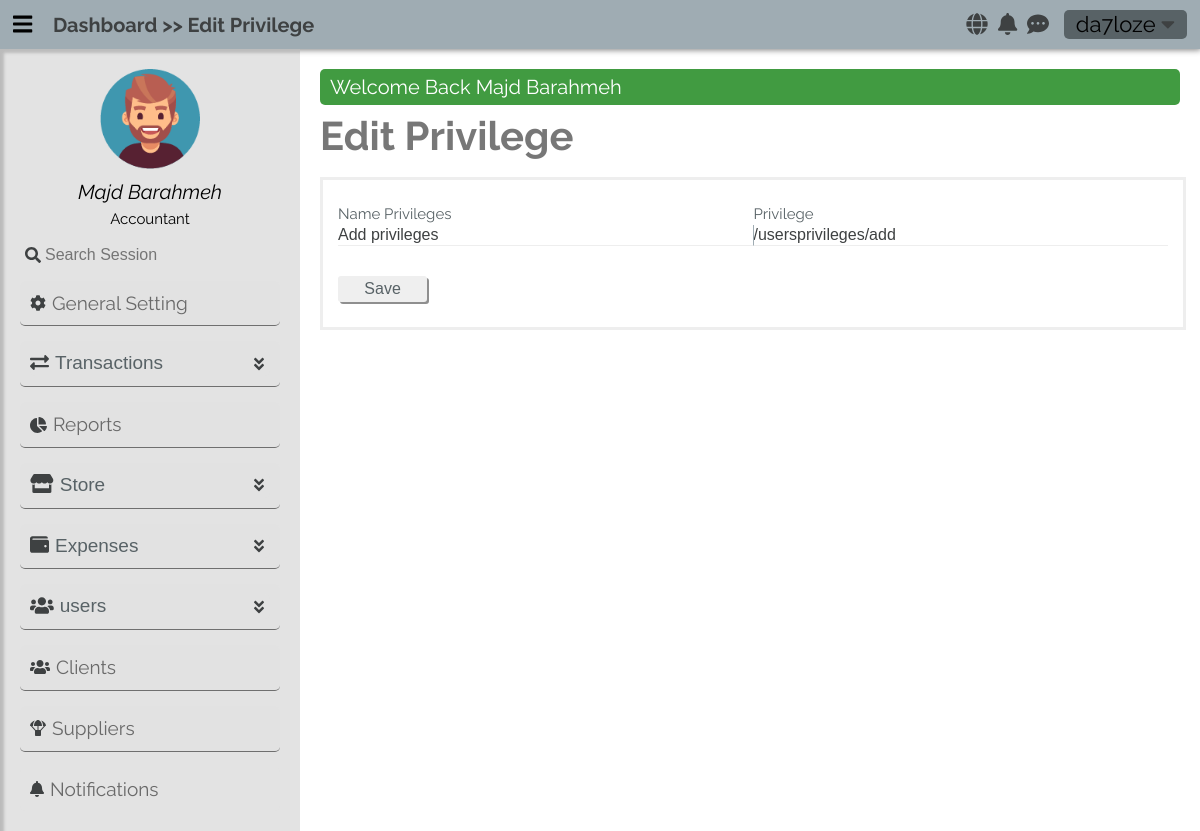
Screenshot of /usersprivileges/edit/36 (signed in) with the database file from the repository.
### tables this page shows
CREATE TABLE `users_privileges` (
  `PrivilegeId` tinyint(3) UNSIGNED NOT NULL,
  `Privilege` varchar(30) NOT NULL,
  `PrivilegeTitle` varchar(30) NOT NULL
);

### app/controllers/abstractcontroller.php (called while the page is built, shortened)
<?php
abstract class AbstractController
{
    protected $_controller;
    protected $_action;
    public $_info = [];
    protected Template $_template;
    protected Registration $_registry;
    private function mergeInfo(): void
    {
        $dictionaryLanguage = $this->language->getDictionary();
        if (isset($dictionaryLanguage) && !empty($dictionaryLanguage))
            $this->_info = array_merge($this->_info, $dictionaryLanguage);
    }
    protected function _renderView(): void
    {
        $view = VIEWS_PATH .$this->_controller . DS . $this->_action . ".view.php";
        $this->_template->setRegistry($this->_registry);
        $this->_template->setActionViewFile($view);
        $this->_template->setData($this->_info);
        $this->_template->renderFiles();
    }
    public function setTemplate($tem): void
    {
        $this->_template = $tem;
    }
    public function setRegistry($registry): void
    {
        $this->_registry = $registry;
    }
    public function setController(mixed $controller): void
    {
        $this->_controller = $controller;
    }
    public function setAction(mixed $action): void
    {
        $this->_action = $action;
    }
    public function setParams(mixed $params): void
    {
        $this->_params = $params;
    }
}

### app/controllers/usersprivilegescontroller.php (called while the page is built, shortened)
<?php
class UsersPrivilegesController extends AbstractController
{
    public function editAction()
    {
        $id = $this->filterInt($this->_params[0]);
        $privilege = UserPrivilegeModel::getByPK($id);
        $this->_renderView();
    }
}

### app/LIB/frontcontroller.php (called while the page is built, shortened)
<?php
class FrontController
{
    private $_controller = "index";
    private $_action = "default";
    private $_params = [];
    private $_template;
    private Registration $_registry;
    public function __construct(Template $tem, Registration $registry, Authentication $authenticated)
    {
        $this->_template = $tem;
        $this->_registry = $registry;
    }
    public function dispatch(): void
    {
        $actionName          = $this->_action . "Action";
        $controller = new $controllerClassName();
        $controller->setController($this->_controller);
        $controller->setAction($this->_action);
        $controller->setParams($this->_params);
        $controller->setTemplate($this->_template);
        $controller->setRegistry($this->_registry);
        $controller->$actionName();
    }
    public function setController(mixed $controller): void
    {
        if (isset($controller) && $controller) {
            $this->_controller = $controller;
        }
    }
    public function setAction(mixed $action): void
    {
        if (isset($action) && $action) {
            $this->_action = $action;
        }
    }
    public function setParams(mixed $params): void
    {
        if (isset($params) && $params) {
            $this->_params = explode('/', trim($params, '/'));
        }
    }
}

### public/index.php (called while the page is built, shortened)
<?php
require_once APP_PATH . DS . "LIB" . DS . "autoload.php";
$session = new SessionManager;
$session->start();
$templateParts = require_once ".." . DS . "app" . DS . "config" . DS . "templateconfig.php";
$template       = new Template($templateParts);
$languages      = new Language();
$message        = Messenger::getInstance($session);
$authenticated  = Authentication::getInstance($session);
$registry       = Registration::getInstance();
$registry->session  = $session;
$registry->language = $languages;
$registry->message  = $message;
$frontController = new FrontController($template, $registry, $authenticated);
$frontController->dispatch();

### app/LIB/autoload.php (called while the page is built, shortened)
<?php
class  AutoLoad {
    public static function autoLoad($className)
    {
        $className = str_replace("APP", '', $className);
        $className = strtolower($className) . ".php" ;
    }
}

### app/LIB/filterinput.php (called while the page is built, shortened)
<?php
trait FilterInput
{
    public function filterInt($input)
    {
        return filter_var($input, FILTER_SANITIZE_NUMBER_INT);
    }
}

### app/LIB/database/databasehandler.php (called while the page is built, shortened)
<?php
abstract class DatabaseHandler
{
    public static function factory():  PDODatabaseHandler | MySQLiDatabaseHandler
    {
        $driver = DATABASE_CONN_DRIVER;
        if ($driver == self::DATABASE_DRIVER_POD) {
            return PDODatabaseHandler::getInstance();
        } elseif ($driver == self::DATABASE_DRIVER_MYSQLI) {
            return MySQLiDatabaseHandler::getInstance();
        }
        return PDODatabaseHandler::getInstance();
    }
}

### app/LIB/database/pdodatabasehandler.php (called while the page is built, shortened)
<?php
class PDODatabaseHandler extends DatabaseHandler
{
    private static $_instance;
    private static $_handler;
    public function __call($name, $arguments)
    {
        return call_user_func_array(array(&self::$_handler, $name), $arguments);
    }
    protected static function init()
    {
        try {
            self::$_handler = new \PDO(
                'mysql:hostname=' . DATABASE_HOST_NAME . ';dbname=' . DATABASE_DB_NAME,
                DATABASE_USER_NAME, DATABASE_PASSWORD, array(
                    \PDO::ATTR_ERRMODE => \PDO::ERRMODE_WARNING,
                    \PDO::MYSQL_ATTR_INIT_COMMAND => 'SET NAMES utf8'
                )
            );
        } catch (\PDOException $e) {
        }
    }
    public static function getInstance(): PDODatabaseHandler
    {
        if(self::$_instance === null) {
            self::$_instance = new self();
        }
        return self::$_instance;
    }
}

### app/models/abstractmodel.php (called while the page is built, shortened)
<?php
class AbstractModel
{
    public static function getByPK($pk)
    {
        $query = "SELECT * FROM " . static::$tableName . " WHERE " . static::$primaryKey . " = '" . $pk . "'";
        $stmt = DatabaseHandler::factory()->prepare($query);
        if ($stmt->execute() === true)
        {
            if (method_exists(get_called_class(), "__construct")) {
                $results = $stmt->fetchAll(
                    \PDO::FETCH_CLASS | \PDO::FETCH_PROPS_LATE,
                    get_called_class(),
                    array_keys(static::$tableSchema)
                );
            }
            else {
                $results = $stmt->fetchAll(\PDO::FETCH_CLASS , get_called_class());
            }
            return !empty($results) ? array_shift($results) : false ;
        }
        return false;
    }
}

### app/views/usersprivileges/edit.view.php (the view)
<h1 class="title-header"><?= $title_header ?></h1>
<form class="add-form" method="POST" enctype="application/x-www-form-urlencoded">
    <fieldset class="row pb-10">
        <div class="field">
            <input type="text"
                   name="privilege_title" id="PrivilegeTitle"
                   placeholder=" " minlength="3"
                   value="<?= $privilege->PrivilegeTitle ?>"
                   maxlength="30" required autocomplete="off"/>
            <label for="privilege_title"> <?= $text_title_privilege; ?> </label>
        </div>
        <div class="field">
            <input type="text" name="privilege"  id="PrivilegeTitle" placeholder=" "
                   minlength="3" maxlength="30"
                   value="<?= $privilege->Privilege ?>"
                   required autocomplete="off"/>
            <label for=""> <?= $text_privilege ?> </label>
        </div>
    </fieldset>
    <fieldset class="row submit-btn-container">
        <input type="submit" class="submit-btn" value="<?= $text_choose_save ?>" name="save">
    </fieldset>
</form>

### app/LIB/template/Template.php (shortened to what this page needs)
<?php
class Template
{
    private $_templateParts;
    private $_actionView;
    public function __construct(array $templateParts)
    {
        $this->_templateParts = $templateParts;
    }
    public function setActionViewFile($file): void
    {
        $this->_actionView = $file;
    }
    private function setTemplateHeaderStart(): void
    {
        require_once TEMPLATE_PATH . "templateheaderstart.php";
    }
    private function setTemplateHeaderEnd(): void
    {
        require_once TEMPLATE_PATH . "templateheaderend.php";
    }
    private function ifKeyTemplatePartExist($nameKey): bool
    {
        return array_key_exists($nameKey, $this->_templateParts);
    }
    private function requireFiles($parts): void
    {
        foreach ($parts as $partKey => $partValue) {
            if ($partKey === NAME_VIEW_TEMPLATE_KEY) {
                require_once $this->_actionView;
            }
            else  {
                require_once $partValue;
            }
        }
    }
    private function renderTemplateFiles(): void
    {
        if ($this->ifKeyTemplatePartExist(NAME_TEMPLATE_BLOCK_KEY)) {
            $parts = $this->_templateParts[NAME_TEMPLATE_BLOCK_KEY];
            if(! empty($parts)) {
                $this->requireFiles($parts);
            }
        } else {
            trigger_error("Name Template Key Not Found", E_USER_WARNING);
        }
    }
    private function generateLinksTags($resources, &$links, $type="css"): void
    {
        if (!empty($resources)) {
            foreach ($resources as $resourceKey => $resourceValue) {
                if ($type === "css")
                    $links .=  '<link rel="stylesheet" href="' . $resourceValue .'">';
                else
                    $links .= '<script src="' . $resourceValue. '" ></script>';
            }
        }
    }
    private function renderHeaderResources(): void
    {
        if ($this->ifKeyTemplatePartExist(NAME_TEMPLATE_HEADER_RESOURCES)) {
            $resources = $this->_templateParts[NAME_TEMPLATE_HEADER_RESOURCES];
            $links = '';
            if(! empty($resources)) {
                $css = $resources["css"];
                $this->generateLinksTags($css, $links, "css");
                $js = $resources["js"];
                $this->generateLinksTags($js, $links, "js");
            }
            echo $links;
        }
        else {
            trigger_error("Name Template Key Not Found ( " . NAME_TEMPLATE_HEADER_RESOURCES . ')', E_USER_WARNING);
        }
    }
    private function setTemplateFooter(): void
    {
        require_once TEMPLATE_PATH . "tempaltefooter.php";
    }
    public function renderFiles(): void
    {
        $this->renderHeaderResources();
        $this->renderTemplateFiles();
    }
}

### public/css/en/main.css (style rules this page uses)
* { margin: 0; padding: 0; border: 0; outline: none; line-height: 1.3; font-size: 1em; -webkit-transition: all 500ms; -moz-transition: all 500ms; -o-transition: all 500ms; transition: all 500ms; }
body { height: 74vh; background-color: var(--bg-black-30); font-family: 'Raleway', sans-serif; }
h1, h2, h3, h4, h5 { margin: 0; padding: 0; }
:root body { --bg-black-900 : #3E4142; --bg-black-100 : #9FACB3; --bg-black-70 : #E3E3E3; --bg-black-50 : #D6E8F0; --bg-black-30 : #ffffff; --text-black-900 : #586266; --text-black-700 : #3E4142; }
h1.title-header { font-size: 40px; color: #777; }
.add-form { border: 3px solid #eee; width: 100%; padding: 30px 0 0 0; margin-top: 15px; }
form.add-form fieldset.row { display: flex; padding: 15px; margin-bottom: 10px; }
form.add-form fieldset.row:last-child { padding: 5px; }
form.add-form fieldset.row div.field { position: relative; flex: 1; border-bottom: 1px solid #eee; width: 100%; }
form.add-form fieldset.row div.field:not(:first-child) { border-left: 1px solid var(--bg-black-100); }
form.add-form fieldset.row label { position: absolute; top: 0; left: 2px; color: var(--text-black-900); transition: all 0.3s ease-in-out; pointer-events: none; }
form.add-form fieldset.row input[type="text"], form.add-form fieldset.row input[type="email"], form.add-form fieldset.row input[type="password"] { width: 100%; color: var(--text-black-700); transition: border-bottom-width .3s ease-in-out; }
form.add-form fieldset.row input[type="text"]:focus + label, form.add-form fieldset.row input[type="email"]:focus + label, form.add-form fieldset.row input[type="password"]:focus + label, form.add-form fieldset.row input[type="text"]:not(:placeholder-shown) + label, form.add-form fieldset.row input[type="password"]:not(:placeholder-shown) + label, form.add-form fieldset.row input[type="email"]:not(:placeholder-shown) + label { transform: translateY(-20px); left: 0; font-size: 15px; }
form.add-form .submit-btn-container { flex-direction: row; }
form.add-form .submit-btn { margin: 0 0 10px 10px; padding: .3% 3.1%; cursor: pointer; opacity: 1; box-shadow: 2px 2px rgba(2, 2, 2, 0.44); color: var(--text-black-900); border-radius: 3px; }

### public/css/shortcut.css (style rules this page uses)
:root { --danger-color-900: red; --danger-color-700: #c82d2d; --danger-color-500: #c13a3a; --danger-color-300: #c34f4f; --success-color-900: green; --success-color-700: #0a800a; --success-color-500: #178717; --success-color-300: #419b41; --info-color-900: blue; --info-color-700: #1212d1; --info-color-500: #1f1fa9; --info-color-300: #3939a0; --waring-color-900: #e1e112; --waring-color-700: #d8d827; --waring-color-500: #b7b730; --waring-color-300: #abab42; }
.pb-10 { padding-bottom: 10px; }

### rows the page displays
users_privileges: privilege_title "Add privileges", privilege "/usersprivileges/add"

### other values shown
$message[0] "Welcome Back Majd Barahmeh"
